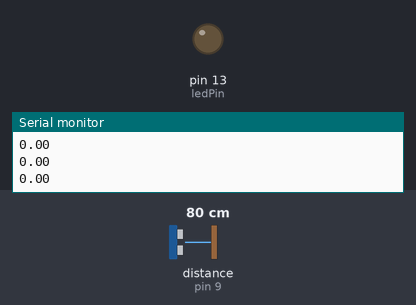
Recording of a sketch running on a simulated Arduino Uno, built with avr-gcc and run on an emulated ATmega328P. On the bench: output pins drawn as LEDs (lit = HIGH), the last lines printed to the serial monitor. Wiring (inferred from the names in the program): ultrasonic range finder: trigger pin 8; echo pin 9. The inputs (shaded band) are chosen by the test bench; at power-on: distance to the obstacle (sensor on pin 9) 80 cm. The echo pulse lasts 58.3 µs per cm; pins used as bus, display or sensor lines are not drawn.

Above: at 1.2 s.
1.3 s: distance to the obstacle (sensor on pin 9) set to 23 cm
2.8 s: distance to the obstacle (sensor on pin 9) set to 19 cm
At 3.5 s:
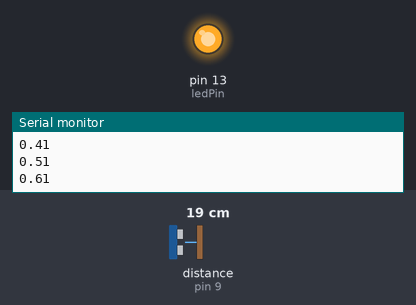
4.3 s: distance to the obstacle (sensor on pin 9) set to 35 cm
At 4.6 s:
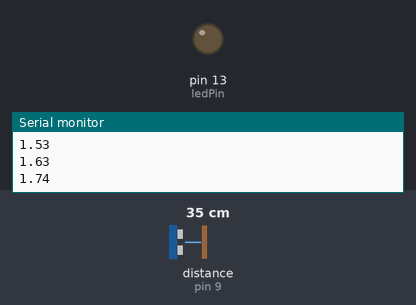
Timing chart, 0 to 7.3 s (numbered marks = the images above; inputs shaded):
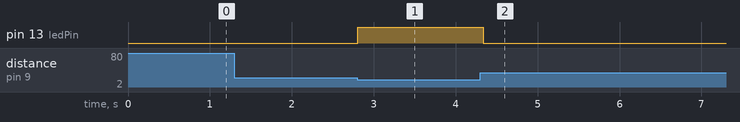

Measured:
- the behaviour switches between 21 and 20 cm on distance to the obstacle (sensor on pin 9) (found by bisection; images 0 and 1)
- after the input at 2.8 s, pin 13 (ledPin): LOW → HIGH at once
- after the input at 4.3 s, pin 13 (ledPin): HIGH → LOW at once

The sketch:

sketch_apr19a.ino
```cpp
#include <SPI.h>
#include <Wire.h>
//#include <Adafruit_GFX.h>
//#include <Adafruit_SSD1306.h>

//#define OLED_RESET 4
//Adafruit_SSD1306 display(OLED_RESET);

#define Trig 8
#define Echo 9
#define ledPin 13

void setup()
{
  pinMode(Trig, OUTPUT);
  pinMode(Echo, INPUT);
  pinMode(ledPin, OUTPUT);
  Serial.begin(9600);
//  display.begin(SSD1306_SWITCHCAPVCC, 0x3C);
//  display.clearDisplay();
}
unsigned int impulseTime = 0;
unsigned int distance_sm = 0;
bool start = false;
float timer = 0;
float time1 = micros();

void loop()
{
  if (start)
  {
    timer += (micros() - time1) * 0.1;
  }
    time1 = micros();
    digitalWrite(Trig, HIGH);
    delayMicroseconds(10);
    digitalWrite(Trig, LOW);
    impulseTime = pulseIn(Echo, HIGH);
    distance_sm = impulseTime / 58;
    Serial.println(timer / 100000);
  if (distance_sm < 20)
  {
      if (start && timer / 100000 > 3)
      {
          Serial.println(-1);
          delay(5000);
      }
      if(start && timer / 100000 < 3)
      {
          goto x;
      }
      start = !start;
      timer = 0;
      PORTB |= _BV(PB5);
    }
    else
    {
      PORTB &= ~_BV(PB5);
    }
x:
    delay(100);
}
```
